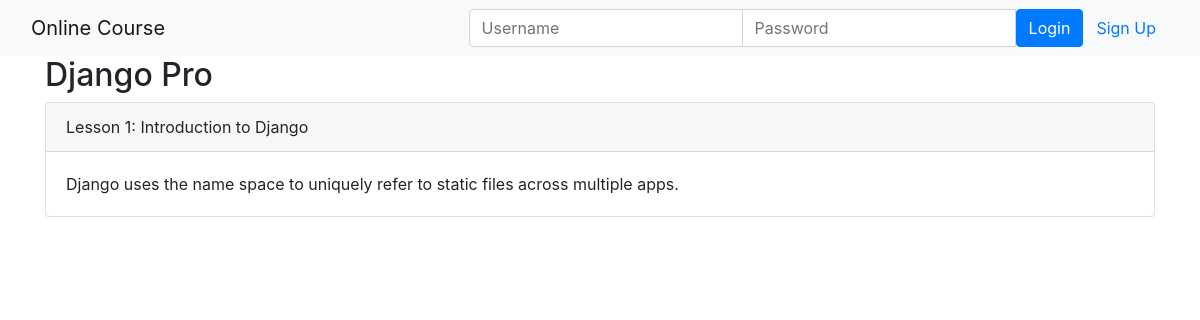
/onlinecourse/course/2/, run on the app's committed database.
### adminsite/models.py (models this page shows, shortened)
class Course(models.Model):
    name = models.CharField(null=False, max_length=30, default='online course')
    image = models.ImageField(upload_to='media/course_images/')
    description = models.CharField(max_length=1000)
    pub_date = models.DateField(null=True)
    instructors = models.ManyToManyField(Instructor)
    users = models.ManyToManyField(settings.AUTH_USER_MODEL, through='Enrollment')
    total_enrollment = models.IntegerField(default=0)
    is_enrolled = False

class Lesson(models.Model):
    title = models.CharField(max_length=200, default="title")
    order = models.IntegerField(default=0)
    course = models.ForeignKey(Course, on_delete=models.CASCADE)
    content = models.TextField()

### adminsite/views.py (the view)
class CourseDetailsView(generic.DetailView):
    model = Course
    template_name = 'adminsite/course_detail.html'

### adminsite/templates/adminsite/course_detail.html (shortened to what this page needs)
<!DOCTYPE html>
<html lang="en">
    <head>
        {% load static %}
        <link rel="stylesheet" href="https://maxcdn.bootstrapcdn.com/bootstrap/4.5.2/css/bootstrap.min.css">
    </head>
<body>
    <nav class="navbar navbar-light bg-light">
        <div class="container-fluid">
            <div class="navbar-header">
                <a class="navbar-brand" href="{% url 'adminsite:popular_course_list' %}">Online Course</a>
            </div>
            <ul class="nav navbar-nav navbar-right">
                {% if user.is_authenticated %}
                <li>
                    <a class="btn btn-link" href="#">{{ user.first_name }}({{ user.username }})</a>
                    <a class="btn btn-link" href="{% url 'adminsite:logout' %}">Logout</a>
                </li>
                {% else %}
                <li>
                    <form class="form-inline" action="{% url 'adminsite:login' %}" method="post">
                        <div class="input-group">
                            <input type="text" class="form-control" placeholder="Username" name="username" >
                            <input type="password" class="form-control" placeholder="Password" name="psw" >
                            <button class="btn btn-primary" type="submit">Login</button>
                            <a class="btn btn-link" href="{% url 'adminsite:registration' %}">Sign Up</a>
                        </div>
                    </form>
                </li>
                {% endif %}
            </ul>
        </div>
    </nav>
    <div class="container">
        <h2>{{ course.name }}</h2>
        <div class="card-columns-vertical">
            {% for lesson in course.lesson_set.all %}
            <div class="card">
                <div class="card-header">Lesson {{lesson.order|add:1}}: {{lesson.title}}</div>
                <div class="card-body">{{lesson.content}}</div>
            </div>
            {% endfor %}
        </div>
    </div>
</body>
</html>

### data on the page
Course: name "Django Pro"
Lesson: order|add "1", title "Introduction to Django", content "Django uses the name space to uniquely refer to static files across multiple apps."
